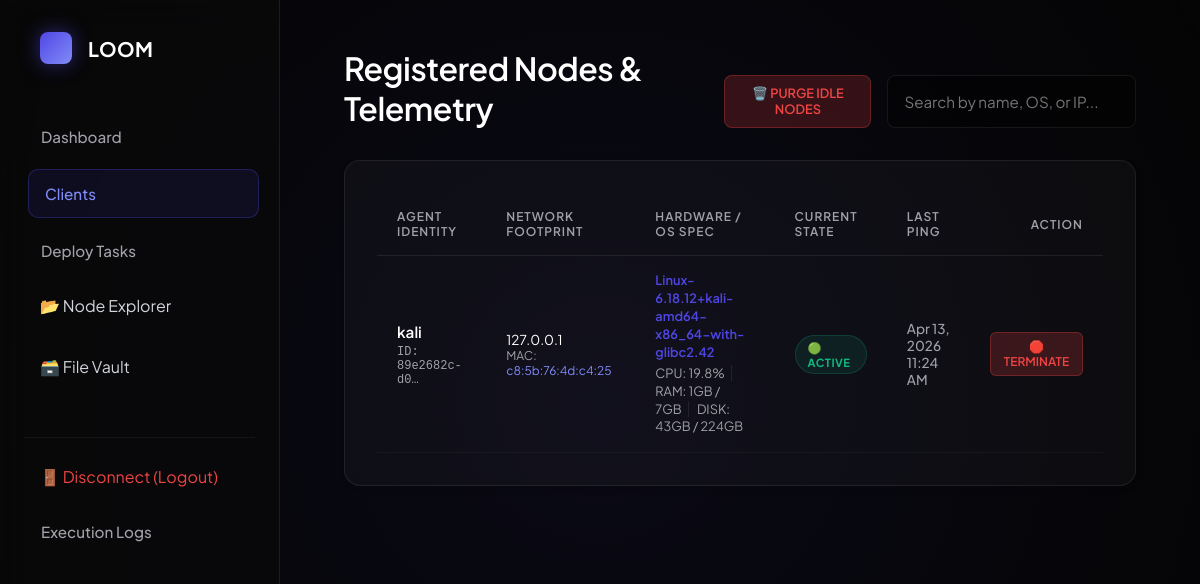
Screenshot of /clients/ (signed in) with the database file from the repository.
### clients/models.py (models this page shows, shortened)
class Client(models.Model):
    id = models.UUIDField(primary_key=True, default=uuid.uuid4, editable=False)
    name = models.CharField(max_length=255)
    alias = models.CharField(max_length=255, blank=True, null=True)
    ip_address = models.GenericIPAddressField(null=True, blank=True)
    mac_address = models.CharField(max_length=100, blank=True, null=True)
    os_version = models.CharField(max_length=255, blank=True, null=True)
    cpu = models.CharField(max_length=255, blank=True, null=True)
    ram = models.CharField(max_length=255, blank=True, null=True)
    disk = models.CharField(max_length=255, blank=True, null=True)
    tags = models.CharField(max_length=255, blank=True, null=True)
    token = models.CharField(max_length=255, unique=True)
    status = models.CharField(max_length=50, default='offline')
    last_seen = models.DateTimeField(auto_now_add=True)

### core/views.py (the view)
# urls.py: path('clients/', views.clients_page, name='clients_page'),
@login_required
def clients_page(request):
    clients = Client.objects.all().order_by('-last_seen')
    return render(request, 'core/clients.html', {'clients': clients})

### core/templates/core/clients.html (shortened to what this page needs)
{% extends 'core/base.html' %}
{% block content %}
<header style="display: flex; justify-content: space-between; align-items: flex-end; margin-bottom: 2rem;">
    <h1 style="margin: 0;">Registered Nodes & Telemetry</h1>
    <div style="display: flex; gap: 1rem;">
        <button onclick="purgeOfflineClients()" style="background: rgba(239,68,68,0.2); color: #ef4444; border: 1px solid rgba(239,68,68,0.3); padding: 0.6rem 1rem; border-radius: 8px; cursor: pointer; transition: all 0.2s; font-weight: 600; text-transform: uppercase; font-size: 0.8rem;">🗑️ Purge Idle Nodes</button>
        <input type="text" id="clientSearch" placeholder="Search by name, OS, or IP..." style="width: 300px; padding: 0.6rem 1rem; border-radius: 8px; border: 1px solid var(--border-color); background: rgba(0,0,0,0.4); color: white;">
    </div>
</header>
<div class="glass-card" style="animation-delay: 0.1s">
    <table>
        <thead>
            <tr>
                <th>Agent Identity</th>
                <th>Network Footprint</th>
                <th>Hardware / OS Spec</th>
                <th>Current State</th>
                <th>Last Ping</th>
                <th style="text-align: right;">Action</th>
            </tr>
        </thead>
        <tbody>
            {% for client in clients %}
            <tr>
                <td>
                    <div style="font-weight: 600; font-size: 0.95rem; color: var(--text-main);">{{ client.name }}</div>
                    <div style="font-family: ui-monospace, monospace; font-size: 0.75rem; color: var(--text-muted); margin-top: 0.25rem;">ID: {{ client.id|truncatechars:12 }}</div>
                </td>
                <td style="font-family: ui-monospace, monospace; font-size: 0.85rem;">
                    <div>{{ client.ip_address|default:"<span style='color: var(--text-muted);'>Obfuscated</span>"|safe }}</div>
                    <div style="color: var(--text-muted); font-size: 0.75rem;">MAC: <span style="color: #818cf8;">{{ client.mac_address|default:"Not Detected" }}</span></div>
                </td>
                <td style="font-size: 0.8rem; line-height: 1.4;">
                    <div style="color: var(--primary); font-weight: 600;">{{ client.os_version|default:"Awaiting Telemetry..." }}</div>
                    <div style="color: var(--text-muted); margin-top: 0.2rem;">
                        <span style="border-right: 1px solid var(--border-color); padding-right: 6px; margin-right: 6px;">CPU: {{ client.cpu|default:"-" }}</span>
                        <span style="border-right: 1px solid var(--border-color); padding-right: 6px; margin-right: 6px;">RAM: {{ client.ram|default:"-" }}</span>
                        <span>DISK: {{ client.disk|default:"-" }}</span>
                    </div>
                </td>
                <td>
                    {% if client.status == 'online' %}
                    <span class="badge badge-online">🟢 Active</span>
                    {% else %}
                    <span class="badge badge-offline">🔴 Suspended</span>
                    {% endif %}
                </td>
                <td style="color: var(--text-muted); font-size: 0.85rem; font-weight: 500;">{{ client.last_seen|date:"M d, Y h:i A" }}</td>
                <td style="text-align: right;">
                    <button onclick="terminateClient('{{ client.id }}')" style="background: rgba(239,68,68,0.2); color: #ef4444; border: 1px solid rgba(239,68,68,0.3); padding: 6px 12px; border-radius: 6px; cursor: pointer; transition: all 0.2s; font-size: 0.75rem; font-weight: 600; text-transform: uppercase;">🛑 Terminate</button>
                </td>
            </tr>
            {% empty %}
            <tr><td colspan="5" style="text-align: center; color: var(--text-muted); padding: 3rem;">No agents have registered telemetry streams yet.</td></tr>
            {% endfor %}
        </tbody>
    </table>
</div>
{% endblock %}

### core/templates/core/base.html (style rules this page uses)
:root { --bg-color: #050505; --bg-surface: #0a0a0a; --bg-card: rgba(255, 255, 255, 0.03); --border-color: rgba(255, 255, 255, 0.08); --primary: #4f46e5; --primary-glow: rgba(79, 70, 229, 0.5); --text-main: #ffffff; --text-muted: #a1a1aa; --success: #10b981; --danger: #f43f5e; --warning: #f59e0b; }
* { box-sizing: border-box; margin: 0; padding: 0; font-family: 'Plus Jakarta Sans', sans-serif; }
body { background-color: var(--bg-color); color: var(--text-main); min-height: 100vh; display: flex; overflow-x: hidden; }
body::before { content: ''; position: fixed; top: -50%; left: -50%; width: 200%; height: 200%; background: radial-gradient(circle at 50% 50%, rgba(79, 70, 229, 0.08) 0%, rgba(0,0,0,0) 50%); z-index: -1; pointer-events: none; }
header { margin-bottom: 3rem; animation: slideDown 0.6s ease-out; }
h1 { font-size: 2rem; font-weight: 600; letter-spacing: -0.5px; color: var(--text-main); display: inline-block; }
.glass-card { background: var(--bg-card); border: 1px solid var(--border-color); border-radius: 16px; padding: 2rem; backdrop-filter: blur(10px); -webkit-backdrop-filter: blur(10px); transition: all 0.3s ease; box-shadow: 0 4px 6px -1px rgba(0, 0, 0, 0.1), 0 2px 4px -1px rgba(0, 0, 0, 0.06); animation: fadeIn 0.8s ease-out forwards; opacity: 0; }
table { width: 100%; border-collapse: separate; border-spacing: 0; }
th { color: var(--text-muted); font-size: 0.75rem; font-weight: 600; text-transform: uppercase; letter-spacing: 1px; padding: 1rem 1.25rem; border-bottom: 1px solid var(--border-color); text-align: left; }
td { padding: 1rem 1.25rem; font-size: 0.9rem; color: var(--text-main); border-bottom: 1px solid rgba(255,255,255,0.03); vertical-align: middle; }
tbody tr { transition: background 0.2s ease; }
.badge { display: inline-flex; align-items: center; padding: 0.25rem 0.75rem; border-radius: 9999px; font-size: 0.7rem; font-weight: 700; letter-spacing: 0.5px; text-transform: uppercase; }
.badge-online { background: rgba(16, 185, 129, 0.1); color: var(--success); border: 1px solid rgba(16, 185, 129, 0.2); }
input, select { width: 100%; padding: 0.875rem 1rem; background: rgba(0,0,0,0.3); border: 1px solid var(--border-color); border-radius: 10px; color: var(--text-main); font-size: 0.95rem; transition: all 0.3s ease; }

### rows the page displays
Client: name "kali", id "89e2682c-d0…", ip_address "127.0.0.1", mac_address "c8:5b:76:4d:c4:25", os_version "Linux-6.18.12+kali-amd64-x86_64-with-glibc2.42", cpu "19.8%", ram "1GB / 7GB", disk "43GB / 224GB", status "🟢 ACTIVE", last_seen "Apr 13, 2026 11:24 AM"
